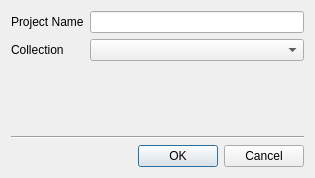
<?xml version="1.0" encoding="UTF-8"?>
<ui version="4.0">
 <class>DialogProject</class>
 <widget class="QDialog" name="DialogProject">
  <property name="geometry">
   <rect>
    <x>0</x>
    <y>0</y>
    <width>315</width>
    <height>178</height>
   </rect>
  </property>
  <property name="minimumSize">
   <size>
    <width>315</width>
    <height>178</height>
   </size>
  </property>
  <property name="windowTitle">
   <string>Project</string>
  </property>
  <layout class="QVBoxLayout" name="verticalLayout">
   <item>
    <layout class="QFormLayout" name="formLayout">
     <item row="1" column="0">
      <widget class="QLabel" name="label">
       <property name="text">
        <string>Collection</string>
       </property>
      </widget>
     </item>
     <item row="1" column="1">
      <widget class="QComboBox" name="comboBoxCollections"/>
     </item>
     <item row="0" column="0">
      <widget class="QLabel" name="label_2">
       <property name="text">
        <string>Project Name</string>
       </property>
      </widget>
     </item>
     <item row="0" column="1">
      <widget class="QLineEdit" name="lineEditName"/>
     </item>
    </layout>
   </item>
   <item>
    <spacer name="verticalSpacer">
     <property name="orientation">
      <enum>Qt::Vertical</enum>
     </property>
     <property name="sizeHint" stdset="0">
      <size>
       <width>20</width>
       <height>40</height>
      </size>
     </property>
    </spacer>
   </item>
   <item>
    <widget class="Line" name="line">
     <property name="orientation">
      <enum>Qt::Horizontal</enum>
     </property>
    </widget>
   </item>
   <item>
    <layout class="QHBoxLayout" name="horizontalLayout">
     <item>
      <spacer name="horizontalSpacer">
       <property name="orientation">
        <enum>Qt::Horizontal</enum>
       </property>
       <property name="sizeHint" stdset="0">
        <size>
         <width>40</width>
         <height>20</height>
        </size>
       </property>
      </spacer>
     </item>
     <item>
      <widget class="QPushButton" name="pushButtonOK">
       <property name="text">
        <string>OK</string>
       </property>
       <property name="default">
        <bool>true</bool>
       </property>
      </widget>
     </item>
     <item>
      <widget class="QPushButton" name="pushButtonCancel">
       <property name="text">
        <string>Cancel</string>
       </property>
      </widget>
     </item>
    </layout>
   </item>
  </layout>
 </widget>
 <tabstops>
  <tabstop>lineEditName</tabstop>
  <tabstop>comboBoxCollections</tabstop>
  <tabstop>pushButtonOK</tabstop>
  <tabstop>pushButtonCancel</tabstop>
 </tabstops>
 <resources/>
 <connections/>
</ui>
